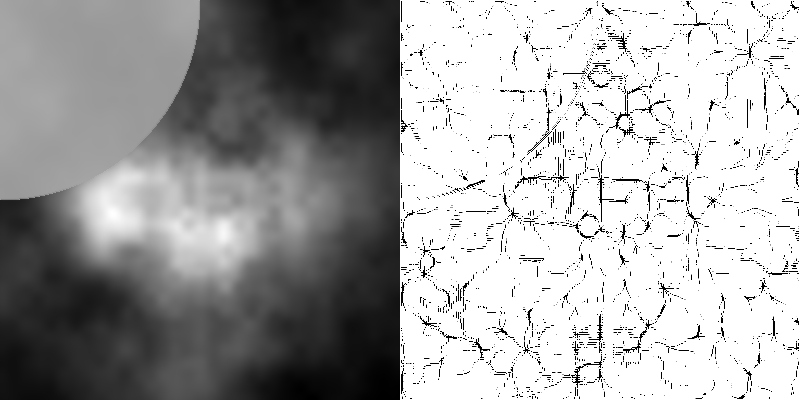
Frame 1 (no input)
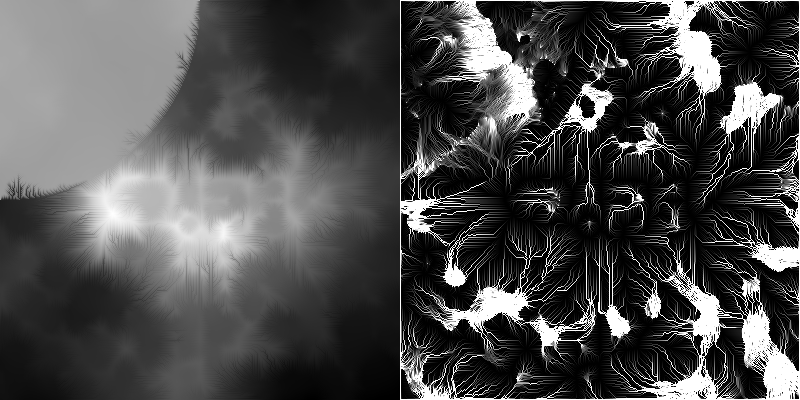
Frame 60 (the mouse pressed at the canvas centre just before this capture)
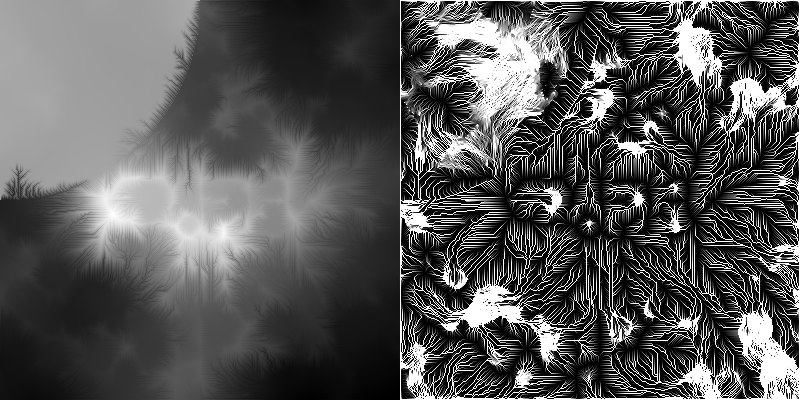
Frame 120 (the mouse held since frame 60 and released just before this capture)

The Processing sketch that drew these frames (run headless with seeded random() and noise(); from frame 60 on, the mouse is pressed at the canvas centre):

// Processing sketch: processing_146982
// ── processing_146982.pde

final int n = 400;
final float dt            = 0.2;
final float c_errode      = 0.4 *dt;
final float c_rain        = 0.001*dt;
final float c_sediment    = 0.001*dt;
final float f_sediment    = 0.1;    
final float f_mix         = 0.1;  final float mf_mix  = 1.0-f_mix; 
//final float f_orig        = 0.001; final float mf_orig = 1.0-f_orig; 
final float max_erode     = 0.9;

float [][] h_orig  = new float[n][n];
float [][] h       = new float[n][n];
float [][] watter  = new float[n][n];
float [][] watter_ = new float[n][n];
float [][] slope   = new float[n][n];

final int perframe = 10;

void setup(){
  size(800,400);
  for(int i=0;i<n;i++){ for(int j=0;j<n;j++){ 
    //h  [i][j] = 0.5 * ( 1.0 +  sin( i*0.12 + sin(i*0.07 ) ) * sin( j*0.08 + sin(i*0.045 ) ) );
    //h       [i][j] = h_orig  [i][j] = noise( 0.01 * i, 0.01 * j );
    h       [i][j] = h_orig  [i][j] = 2*noise( 0.01 * i, 0.01 * j )*( 10000.0/(10000.0+(i-200)*(i-200)+(j-200)*(j-200)) );
    if((i*i+j*j)<40000) h       [i][j] = h_orig  [i][j] = 0.5 + 0.1*noise( 0.01 * i, 0.01 * j );
    watter  [i][j] = watter_ [i][j] = 0.1;
  } }
  frameRate(3);
}

void draw(){
  for (int i=0;i<perframe;i++){
    rain_and_evaporation ( );
    flow_and_errosion    ( );
  }
  //plot(0  ,0, 1.0, h      );
  //plot(500,0, 1.0, watter );
  plot(0  ,0, -1.0, h      );
  plot(400,0, -100.0, watter );
}


// ======== Algorithm

final void flow_and_errosion( ){
   // gradient evaluation
   for(int i=1;i<n-1;i++){ for(int j=1;j<n-1;j++){ 
     float hij  = h[i][j];
     int imin = 0,jmin = 0;
     float dh,dhmin=0,dhmin2=0;
     dh = h[i-1][j  ]-hij;         if( dh<dhmin ){  imin = -1; jmin =  0; dhmin2=dhmin; dhmin = dh; }
     dh = h[i+1][j  ]-hij;         if( dh<dhmin ){  imin = +1; jmin =  0; dhmin2=dhmin; dhmin = dh; }
     dh = h[i  ][j-1]-hij;         if( dh<dhmin ){  imin =  0; jmin = -1; dhmin2=dhmin; dhmin = dh; }
     dh = h[i  ][j+1]-hij;         if( dh<dhmin ){  imin =  0; jmin = +1; dhmin2=dhmin; dhmin = dh; }
     final float cdiag = 0.70710678118;
     dh = (h[i-1][j-1]-hij)*cdiag; if( dh<dhmin ){  imin = -1; jmin = -1; dhmin2=dhmin; dhmin = dh; }
     dh = (h[i-1][j+1]-hij)*cdiag; if( dh<dhmin ){  imin = -1; jmin = +1; dhmin2=dhmin; dhmin = dh; }
     dh = (h[i+1][j-1]-hij)*cdiag; if( dh<dhmin ){  imin = +1; jmin = -1; dhmin2=dhmin; dhmin = dh; }
     dh = (h[i+1][j+1]-hij)*cdiag; if( dh<dhmin ){  imin = +1; jmin = +1; dhmin2=dhmin; dhmin = dh; }
     //println( i+" "+j+" "+dhmin+" "+dhmin2 );
     if( dhmin<-0.00001 ){
       float wij   = watter[i][j];
       float sediment = wij*c_sediment/(1-dhmin); wij-=sediment;
       watter_[i+imin][j+jmin] += wij;
       //float mud =  c_errode * wij*(-dhmin);
       float mud =  c_errode * sqrt(wij)*(-dhmin);
       mud = min( mud, (dhmin2 - dhmin) * 0.1  );
       h[i][j]            =   hij  - mud + sediment;
       //h[i][j]            =    f_orig*h_orig[i][j] + mf_orig*hij  - mud + sediment;
       h[i+imin][j+jmin] += mud*f_sediment;
     }
   } } 
}

final void rain_and_evaporation ( ){
  for(int i=1;i<n-1;i++){ for(int j=1;j<n-1;j++){ 
    float wij     = watter_[i][j]  + c_rain;   watter_[i][j] = 0.0;
    watter[i][j]  = watter[i][j]*mf_mix +   wij*f_mix;
  } }
}

final void plot(int ix0, int iy0, float sc, float [][] Fin ){
  int nj=Fin[0].length;
  float fmin = 0;
  if (sc<0){
    fmin = 1000000; float fmax = -1000000;
    for(int i=2;i<Fin.length-2;i++){ for(int j=2;j<nj-2;j++){
      float fij  = Fin[i][j];
      if(fij>fmax) fmax=fij;  if(fij<fmin) fmin=fij;
    } }
    sc = -sc/(fmax-fmin);
  }
  for(int i=0;i<Fin.length;i++){ for(int j=0;j<nj;j++){
    float f = 255*sc*(Fin[i][j]-fmin); 
    color c = color(f,f,f);
    set(i+ix0,j+iy0, c);
  } }
}
